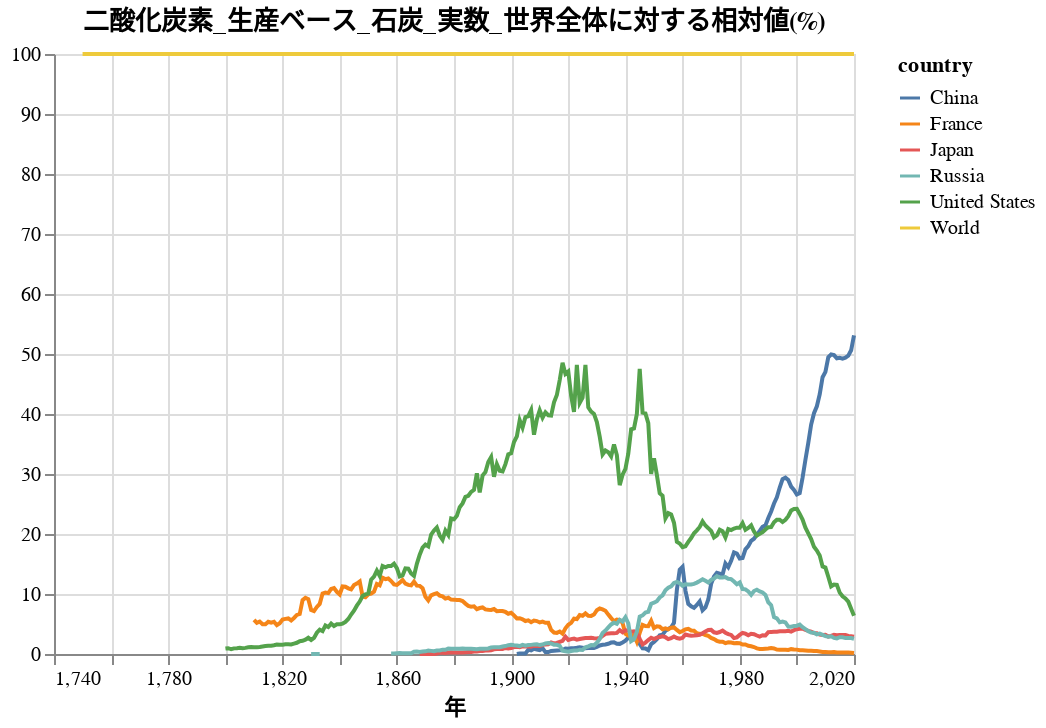

The cell this chart's notebook holds for it:
### Code cell
c

### Figure 1 — Vega-Lite specification as saved in the notebook (floating-point values rounded to 4 significant figures; data arrays with more than 128 entries replaced by an {"elided": "..."} marker saying what was removed)
{"config": {"view": {"continuousWidth": 400, "continuousHeight": 300}}, "data": {"name": "data-816274563dd58488d8228eb83bb12833"}, "mark": "line", "encoding": {"color": {"type": "nominal", "field": "country"}, "x": {"type": "quantitative", "field": "year", "title": "年"}, "y": {"type": "quantitative", "field": "share_global_coal_co2", "title": ""}}, "title": "二酸化炭素_生産ベース_石炭_実数_世界全体に対する相対値(%)", "$schema": "https://vega.github.io/schema/vega-lite/v4.8.1.json", "datasets": {"data-816274563dd58488d8228eb83bb12833": {"elided": "1177 records"}}}
